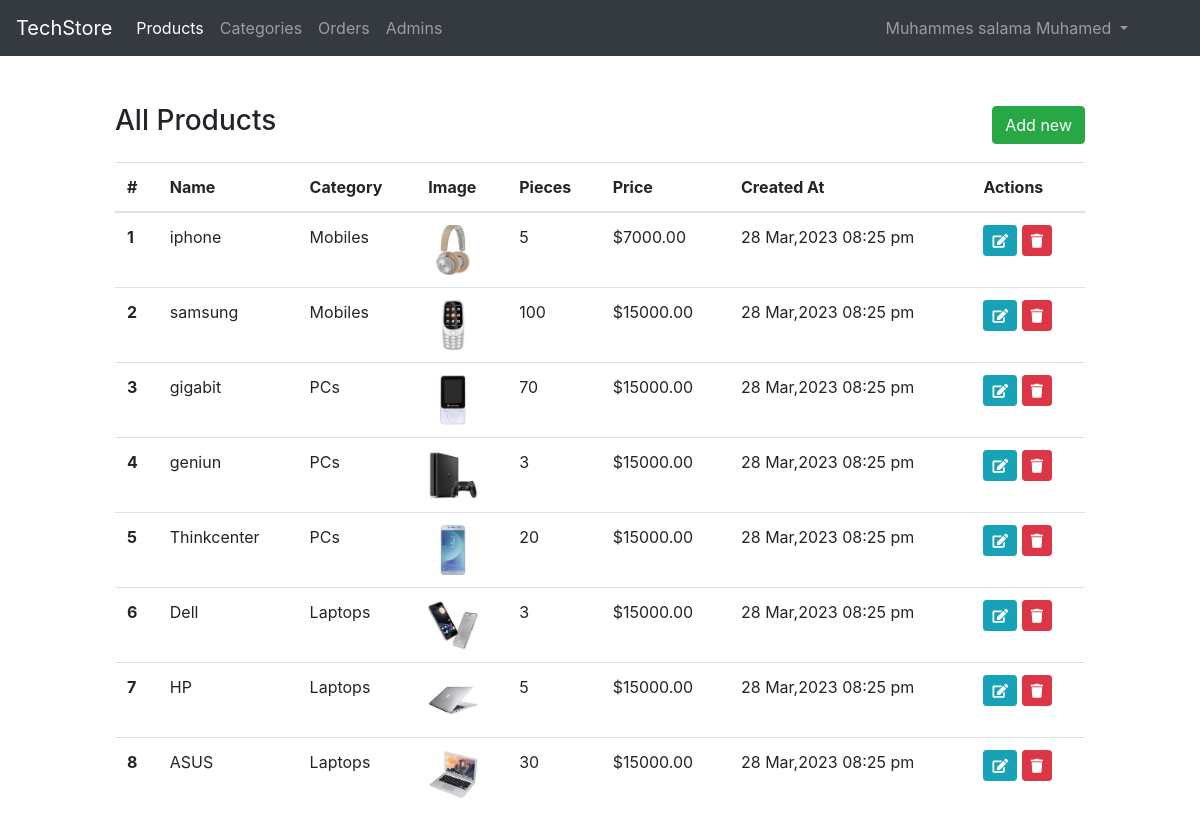
The app's page /admin/products.php (signed in) with its own data.
### tables this page shows
CREATE TABLE `products` (
  `id` int(10) UNSIGNED NOT NULL,
  `name` varchar(255) NOT NULL,
  `desc` text NOT NULL,
  `price` decimal(8,2) NOT NULL,
  `pieces_no` smallint(6) NOT NULL,
  `img` varchar(255) NOT NULL,
  `cat_id` int(10) UNSIGNED DEFAULT NULL,
  `created_at` datetime NOT NULL DEFAULT current_timestamp()
);

CREATE TABLE `cats` (
  `id` int(10) UNSIGNED NOT NULL,
  `name` varchar(255) NOT NULL,
  `created_at` datetime NOT NULL DEFAULT current_timestamp()
);

### app.php (called while the page is built, shortened)
<?php
$session = new Session;
?>

### classes/Session.php (called while the page is built, shortened)
<?php
class Session
{
    public function get(string $key)
    {
        return $_SESSION[$key];
    }
}
?>

### classes/Models/Product.php (called while the page is built, shortened)
<?php
class Product extends Db{
    public function __construct(){
        $this->table = "products";
    }
    public function selectAllWithCats($fileds = "*"){
        $sql = "SELECT $fileds FROM $this->table JOIN cats
         ON $this->table.cat_id = cats.id
          ORDER BY $this->table.id DESC";
        $result = mysqli_query($this->conn, $sql);
        return mysqli_fetch_all($result,MYSQLI_ASSOC);
    }
}
?>

### classes/Db.php (called while the page is built, shortened)
<?php
abstract class Db{
    public function connect()
    {
        $this->conn = mysqli_connect(DB_SERVER,DB_USERNAME,DB_PASSWORD,DB_NAME);
    }
}
?>

### admin/products.php (the view, shortened to what this page needs)
<?php include("inc/header.php")?>
<?php
$pr = new Product;
$allProducts = $pr->selectAllWithCats("products.id AS prodId , products.name AS prodName , cats.name AS catName , img ,
pieces_no , price , products.created_at AS prodCreatedAt");
?>
    <div class="container-fluid py-5">
        <div class="row">
            <div class="col-md-10 offset-md-1">
                <div class="d-flex justify-content-between align-items-center mb-3">
                    <h3>All Products</h3>
                    <a href="<?= AURL . "add-product.php" ?>" class="btn btn-success">
                        Add new
                    </a>
                </div>
                <table class="table table-hover">
                    <thead>
                      <tr>
                        <th scope="col">#</th>
                        <th scope="col">Name</th>
                        <th scope="col">Category</th>
                        <th scope="col">Image</th>
                        <th scope="col">Pieces</th>
                        <th scope="col">Price</th>
                        <th scope="col">Created At</th>
                        <th scope="col">Actions</th>
                      </tr>
                    </thead>
                    <tbody>
                    <?php foreach($allProducts AS $index => $prod): ?>
                      <tr>
                        <th scope="row"><?= $index +1;?></th>
                        <td><?= $prod['prodName'];?></td>
                        <td><?= $prod['catName'];?></td>
                        <td>
                            <img src="<?= URL . "uploads/" . $prod['img'];?>" height="50px" width="50px" alt="">
                        </td>
                        <td><?= $prod['pieces_no'];?></td>
                        <td>$<?= $prod['price'];?></td>
                        <td><?= date("d M,Y h:i a" , strtotime($prod['prodCreatedAt'])) ;?></td>
                        <td>
                            <a class="btn btn-sm btn-info" href="<?= AURL . "edit-product.php?id=" . $prod['prodId'];?>">
                                <i class="fas fa-edit"></i>
                            </a>
                            <a class="btn btn-sm btn-danger" href="<?= AURL . "handlers/delete-product.php?id=" . $prod['prodId'];?>">
                                <i class="fas fa-trash"></i>
                            </a>
                        </td>
                      </tr>
                      <?php endforeach ?>
                    </tbody>
                </table>
            </div>
        </div>
    </div>
    <?php include("inc/footer.php")?>

### admin/inc/header.php (shortened to what this page needs)
<?php require_once("../app.php") ?>
<!DOCTYPE html>
<html lang="en">
<head>
    <link rel="stylesheet" href="<?= AURL;?>assets/css/bootstrap.min.css">
    <link rel="stylesheet" href="<?= AURL;?>assets/plugins/fontawesome-free-5.0.1/css/fontawesome-all.css">
</head>
<body>
    <nav class="navbar navbar-expand-lg navbar-dark bg-dark">
        <a class="navbar-brand" href="<?=AURL?>index.php">TechStore</a>
        <div class="collapse navbar-collapse" id="navbarNavAltMarkup">
            <ul class="navbar-nav mr-auto mt-2 mt-lg-0">
                <li class="nav-item active">
                  <a class="nav-link" href="<?=AURL?>products.php">Products</a>
                </li>
                <li class="nav-item">
                  <a class="nav-link" href="<?=AURL?>categories.php">Categories</a>
                </li>
                <li class="nav-item">
                  <a class="nav-link" href="<?=AURL?>orders.php">Orders</a>
                </li>
                <li class="nav-item">
                  <a class="nav-link" href="<?=AURL?>admins.php">Admins</a>
                </li>
            </ul>
            <ul class="navbar-nav ml-auto mr-5">
                <li class="nav-item dropdown">
                    <a class="nav-link dropdown-toggle" href="#" id="navbarDropdown" role="button" data-toggle="dropdown" aria-haspopup="true" aria-expanded="false">
                    <?= $session->get('adminName')?>
                    </a>
                </li>
            </ul>
        </div>
    </nav>

### admin/inc/footer.php (shortened to what this page needs)
</body>
</html>

### records on screen
products: name "iphone", cat.name "Mobiles", img (picture), pieces_no "5", price "7000.00", created_at "28 Mar,2023 08:25 pm"
products: name "samsung", cat.name "Mobiles", img (picture), pieces_no "100", price "15000.00", created_at "28 Mar,2023 08:25 pm"
products: name "gigabit", cat.name "PCs", img (picture), pieces_no "70", price "15000.00", created_at "28 Mar,2023 08:25 pm"
products: name "geniun", cat.name "PCs", img (picture), pieces_no "3", price "15000.00", created_at "28 Mar,2023 08:25 pm"
products: name "Thinkcenter", cat.name "PCs", img (picture), pieces_no "20", price "15000.00", created_at "28 Mar,2023 08:25 pm"
products: name "Dell", cat.name "Laptops", img (picture), pieces_no "3", price "15000.00", created_at "28 Mar,2023 08:25 pm"
products: name "HP", cat.name "Laptops", img (picture), pieces_no "5", price "15000.00", created_at "28 Mar,2023 08:25 pm"
products: name "ASUS", cat.name "Laptops", img (picture), pieces_no "30", price "15000.00", created_at "28 Mar,2023 08:25 pm"

### other values on screen
$session->get('adminName') "Muhammes salama Muhamed"
